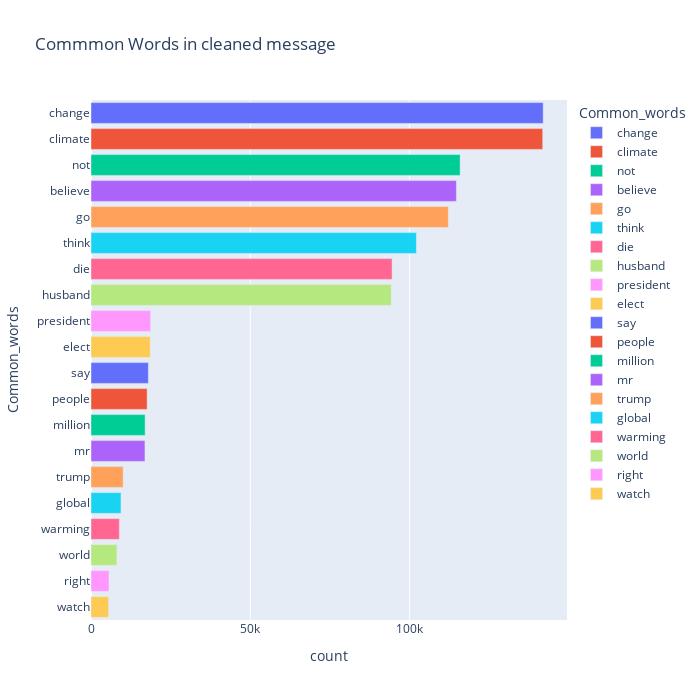

Write notebook code for a chart like this one.
### Code cell
fig = px.bar(temp0, x="count", y="Common_words", title='Commmon Words in cleaned message', orientation='h', 
             width=700, height=700,color='Common_words')
fig.show()

### Figure 1 — Plotly figure (JSON) as saved in the notebook; plotly's stock layout.template omitted (floating-point values rounded to 4 significant figures)
{"data": [{"alignmentgroup": "True", "hovertemplate": "Common_words=%{y}<br>count=%{x}<extra></extra>", "legendgroup": "change", "marker": {"color": "#636efa"}, "name": "change", "offsetgroup": "change", "orientation": "h", "showlegend": true, "textposition": "auto", "type": "bar", "x": [141937], "xaxis": "x", "y": ["change"], "yaxis": "y"}, {"alignmentgroup": "True", "hovertemplate": "Common_words=%{y}<br>count=%{x}<extra></extra>", "legendgroup": "climate", "marker": {"color": "#EF553B"}, "name": "climate", "offsetgroup": "climate", "orientation": "h", "showlegend": true, "textposition": "auto", "type": "bar", "x": [141788], "xaxis": "x", "y": ["climate"], "yaxis": "y"}, {"alignmentgroup": "True", "hovertemplate": "Common_words=%{y}<br>count=%{x}<extra></extra>", "legendgroup": "not", "marker": {"color": "#00cc96"}, "name": "not", "offsetgroup": "not", "orientation": "h", "showlegend": true, "textposition": "auto", "type": "bar", "x": [115864], "xaxis": "x", "y": ["not"], "yaxis": "y"}, {"alignmentgroup": "True", "hovertemplate": "Common_words=%{y}<br>count=%{x}<extra></extra>", "legendgroup": "believe", "marker": {"color": "#ab63fa"}, "name": "believe", "offsetgroup": "believe", "orientation": "h", "showlegend": true, "textposition": "auto", "type": "bar", "x": [114688], "xaxis": "x", "y": ["believe"], "yaxis": "y"}, {"alignmentgroup": "True", "hovertemplate": "Common_words=%{y}<br>count=%{x}<extra></extra>", "legendgroup": "go", "marker": {"color": "#FFA15A"}, "name": "go", "offsetgroup": "go", "orientation": "h", "showlegend": true, "textposition": "auto", "type": "bar", "x": [112155], "xaxis": "x", "y": ["go"], "yaxis": "y"}, {"alignmentgroup": "True", "hovertemplate": "Common_words=%{y}<br>count=%{x}<extra></extra>", "legendgroup": "think", "marker": {"color": "#19d3f3"}, "name": "think", "offsetgroup": "think", "orientation": "h", "showlegend": true, "textposition": "auto", "type": "bar", "x": [102150], "xaxis": "x", "y": ["think"], "yaxis": "y"}, {"alignmentgroup": "True", "hovertemplate": "Common_words=%{y}<br>count=%{x}<extra></extra>", "legendgroup": "die", "marker": {"color": "#FF6692"}, "name": "die", "offsetgroup": "die", "orientation": "h", "showlegend": true, "textposition": "auto", "type": "bar", "x": [94504], "xaxis": "x", "y": ["die"], "yaxis": "y"}, {"alignmentgroup": "True", "hovertemplate": "Common_words=%{y}<br>count=%{x}<extra></extra>", "legendgroup": "husband", "marker": {"color": "#B6E880"}, "name": "husband", "offsetgroup": "husband", "orientation": "h", "showlegend": true, "textposition": "auto", "type": "bar", "x": [94261], "xaxis": "x", "y": ["husband"], "yaxis": "y"}, {"alignmentgroup": "True", "hovertemplate": "Common_words=%{y}<br>count=%{x}<extra></extra>", "legendgroup": "president", "marker": {"color": "#FF97FF"}, "name": "president", "offsetgroup": "president", "orientation": "h", "showlegend": true, "textposition": "auto", "type": "bar", "x": [18716], "xaxis": "x", "y": ["president"], "yaxis": "y"}, {"alignmentgroup": "True", "hovertemplate": "Common_words=%{y}<br>count=%{x}<extra></extra>", "legendgroup": "elect", "marker": {"color": "#FECB52"}, "name": "elect", "offsetgroup": "elect", "orientation": "h", "showlegend": true, "textposition": "auto", "type": "bar", "x": [18585], "xaxis": "x", "y": ["elect"], "yaxis": "y"}, {"alignmentgroup": "True", "hovertemplate": "Common_words=%{y}<br>count=%{x}<extra></extra>", "legendgroup": "say", "marker": {"color": "#636efa"}, "name": "say", "offsetgroup": "say", "orientation": "h", "showlegend": true, "textposition": "auto", "type": "bar", "x": [18007], "xaxis": "x", "y": ["say"], "yaxis": "y"}, {"alignmentgroup": "True", "hovertemplate": "Common_words=%{y}<br>count=%{x}<extra></extra>", "legendgroup": "people", "marker": {"color": "#EF553B"}, "name": "people", "offsetgroup": "people", "orientation": "h", "showlegend": true, "textposition": "auto", "type": "bar", "x": [17618], "xaxis": "x", "y": ["people"], "yaxis": "y"}, {"alignmentgroup": "True", "hovertemplate": "Common_words=%{y}<br>count=%{x}<extra></extra>", "legendgroup": "million", "marker": {"color": "#00cc96"}, "name": "million", "offsetgroup": "million", "orientation": "h", "showlegend": true, "textposition": "auto", "type": "bar", "x": [16991], "xaxis": "x", "y": ["million"], "yaxis": "y"}, {"alignmentgroup": "True", "hovertemplate": "Common_words=%{y}<br>count=%{x}<extra></extra>", "legendgroup": "mr", "marker": {"color": "#ab63fa"}, "name": "mr", "offsetgroup": "mr", "orientation": "h", "showlegend": true, "textposition": "auto", "type": "bar", "x": [16935], "xaxis": "x", "y": ["mr"], "yaxis": "y"}, {"alignmentgroup": "True", "hovertemplate": "Common_words=%{y}<br>count=%{x}<extra></extra>", "legendgroup": "trump", "marker": {"color": "#FFA15A"}, "name": "trump", "offsetgroup": "trump", "orientation": "h", "showlegend": true, "textposition": "auto", "type": "bar", "x": [10098], "xaxis": "x", "y": ["trump"], "yaxis": "y"}, {"alignmentgroup": "True", "hovertemplate": "Common_words=%{y}<br>count=%{x}<extra></extra>", "legendgroup": "global", "marker": {"color": "#19d3f3"}, "name": "global", "offsetgroup": "global", "orientation": "h", "showlegend": true, "textposition": "auto", "type": "bar", "x": [9413], "xaxis": "x", "y": ["global"], "yaxis": "y"}, {"alignmentgroup": "True", "hovertemplate": "Common_words=%{y}<br>count=%{x}<extra></extra>", "legendgroup": "warming", "marker": {"color": "#FF6692"}, "name": "warming", "offsetgroup": "warming", "orientation": "h", "showlegend": true, "textposition": "auto", "type": "bar", "x": [8894], "xaxis": "x", "y": ["warming"], "yaxis": "y"}, {"alignmentgroup": "True", "hovertemplate": "Common_words=%{y}<br>count=%{x}<extra></extra>", "legendgroup": "world", "marker": {"color": "#B6E880"}, "name": "world", "offsetgroup": "world", "orientation": "h", "showlegend": true, "textposition": "auto", "type": "bar", "x": [8128], "xaxis": "x", "y": ["world"], "yaxis": "y"}, {"alignmentgroup": "True", "hovertemplate": "Common_words=%{y}<br>count=%{x}<extra></extra>", "legendgroup": "right", "marker": {"color": "#FF97FF"}, "name": "right", "offsetgroup": "right", "orientation": "h", "showlegend": true, "textposition": "auto", "type": "bar", "x": [5656], "xaxis": "x", "y": ["right"], "yaxis": "y"}, {"alignmentgroup": "True", "hovertemplate": "Common_words=%{y}<br>count=%{x}<extra></extra>", "legendgroup": "watch", "marker": {"color": "#FECB52"}, "name": "watch", "offsetgroup": "watch", "orientation": "h", "showlegend": true, "textposition": "auto", "type": "bar", "x": [5512], "xaxis": "x", "y": ["watch"], "yaxis": "y"}], "layout": {"barmode": "relative", "height": 700, "legend": {"title": {"text": "Common_words"}, "tracegroupgap": 0}, "title": {"text": "Commmon Words in cleaned message"}, "width": 700, "xaxis": {"anchor": "y", "domain": [0, 1], "title": {"text": "count"}}, "yaxis": {"anchor": "x", "categoryarray": ["watch", "right", "world", "warming", "global", "trump", "mr", "million", "people", "say", "elect", "president", "husband", "die", "think", "go", "believe", "not", "climate", "change"], "categoryorder": "array", "domain": [0, 1], "title": {"text": "Common_words"}}}}
